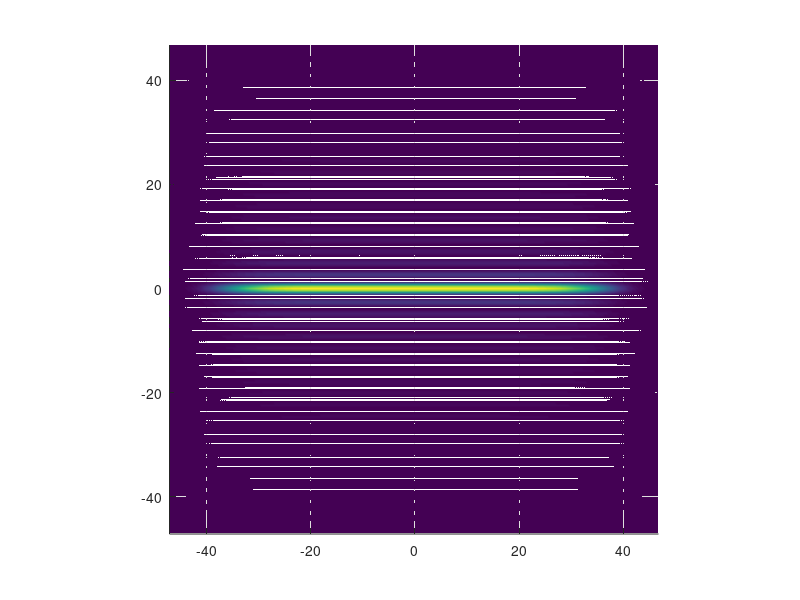
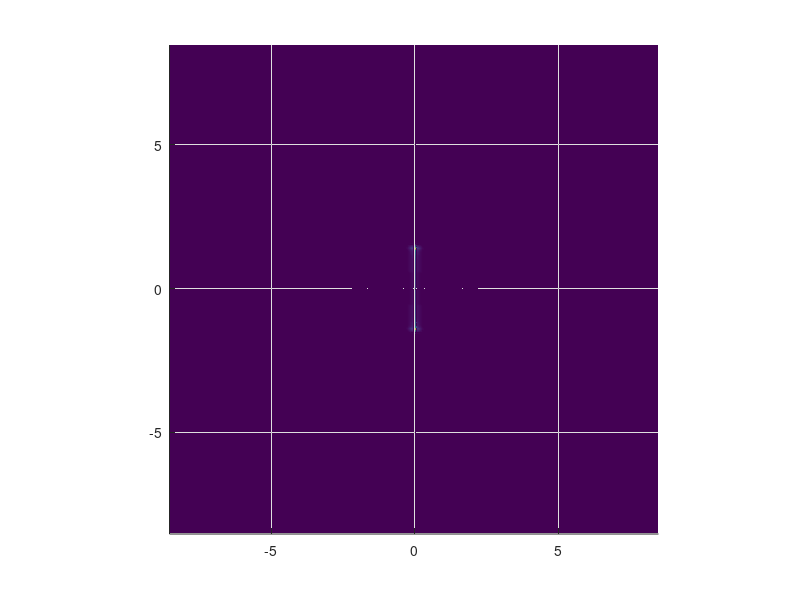

Write the MATLAB code that produced these figures, in order. (Note: this script raises an error after producing the figures.)
clear all; format long; clc;             % 2D-Helmholtz Equation
k=2*pi;
lambda = 2.*pi./k;
% Nx=256*1; Lx=30; x=(Lx/Nx)*(-Nx/2:Nx/2-1)'; dx=x(2)-x(1); % x-grid
% Ny=256*1; Ly=30; y=(Ly/Ny)*(-Ny/2:Ny/2-1)'; dy=y(2)-y(1); % y-grid
Nx=256*1; Lx=30.*pi.*lambda; x=(Lx/Nx)*(-Nx/2:Nx/2-1)'; dx=x(2)-x(1); % x-grid
Ny=Nx; Ly=Lx; y=(Ly/Ny)*(-Ny/2:Ny/2-1)'; dy=y(2)-y(1); % y-grid
kx=(2*pi/Lx)*[0:Nx/2-1 -Nx/2:-1]'; % kx-grid
ky=(2*pi/Ly)*[0:Ny/2-1 -Ny/2:-1]'; % ky-grid
[X,Y]=meshgrid(x,y); [KX,KY]=meshgrid(kx,ky);

w=40;  gaussian=exp(-(X/w).^2-(Y/w).^2); % G.Beam at z=0
w=40;  u00=exp(-(X/w).^8-(Y/w).^8); % Beam at z=0
kz = 6.2;
kr = sqrt(k.^2-kz.^2);
r = sqrt(x.^2 + y.^2);
zz = kr.*r;
Bes = besselj(0,zz);
u0 = u00 .* Bes;

figure(1); surf(X,Y,abs(u0).^2); shading interp; view([0 90]);
axis square; axis tight;  % initial intensity at z=0
figure(2); surf(KX,KY,abs(fft2(u0))); shading interp; view([0 90]);
axis square; axis tight;  % Initial spectrum at z=0

S=100; zmax=lambda*50 ; z=linspace(0,zmax,S);
% S=100; zmax=10; z=linspace(0,zmax,S);

% Compare widths
[fwhm_gaussian, fwhmy_gaussian, w_numerical_gaussian] = calculate_beam_fwhm(gaussian,y);
[fwhm_u0, fwhmy_u0, w_numerical_u0] = calculate_beam_fwhm(u0,y);

for m=1:S   % Solution of Helmholtz equation
    m
    u1=ifft2(fft2(u0).*exp(1i*z(m)*sqrt(k^2-KX.^2-KY.^2)));
    field(m,:,:)=u1;
end; 
figure(3); surf(X,Y,abs(u1).^2); shading interp; view([0 90]);
axis square; axis tight; % Final intensity at z=zmax
figure(4); surf(KX,KY,abs(fft2(u1))); shading interp; view([0 90]);
axis square; axis tight;  % Final spectrum at z=zmax

% Note: Outside the +/- (2*pi) in the fourier spectrum, we have 
% evansecent waves. If the beam's width becomes compare to thewavelength
% (1 micron here) then you do have evanescent waves

function [fwhm, fwhmy, w_numerical] = calculate_beam_fwhm(u1,y)
            % Find the index of the maximum absolute value in u1
            [max_u1, max_u1_index] = max(abs(u1(:)));
            % Convert the index to row and column subscripts
            [max_u1_row, max_u1_col] = ind2sub(size(u1), max_u1_index);
            % Find the x-value corresponding to the maximum absolute value in u1
            u1_zR = u1(:,max_u1_col);  
            data = abs(u1_zR).^2;
             % Find the half max value.
            halfMax = (min(data) + max(data)) / 2;
            % Find where the data first drops below half the max.
            index1 = find(data >= halfMax, 1, 'first');
            % Find where the data last rises above half the max.
            index2 = find(data >= halfMax, 1, 'last');
            fwhm = index2-index1 + 1; % FWHM in indexes.
            % if you have an y vector
            fwhmy = y(index2) - y(index1);  
            w_numerical= fwhmy./sqrt(2*log(2)) ;
            figure; plot(y,data.^2); axis square;
end